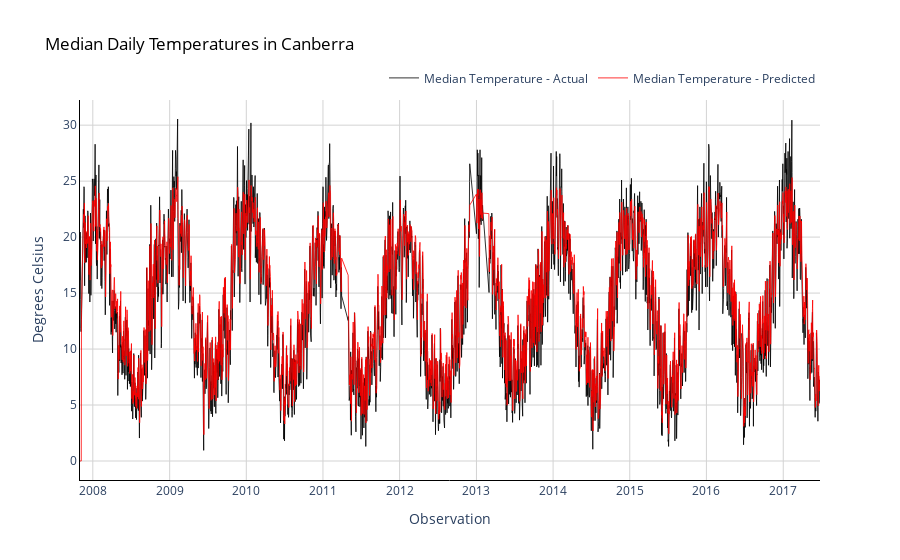

The code cell stored with this chart in its notebook:
### Markdown cell above
##### VIsualize the Actual vs Predicted

### Code cell
fig = go.Figure()
fig.add_trace(go.Scatter(x=dfCan['Date'],
                         y=dfCan['MedTemp'],
                         mode='lines',
                         name='Median Temperature - Actual',
                         opacity=0.8,
                         line=dict(color='black', width=1)
                        ))
fig.add_trace(go.Scatter(x=dfCan['Date'],
                         y=dfCan['MedTemp_prediction'],
                         mode='lines',
                         name='Median Temperature - Predicted',
                         opacity=0.8,
                         line=dict(color='red', width=1)
                        ))


# Change chart background color
fig.update_layout(dict(plot_bgcolor = 'white'))

# Update axes lines
fig.update_xaxes(showgrid=True, gridwidth=1, gridcolor='lightgrey', 
                 zeroline=True, zerolinewidth=1, zerolinecolor='lightgrey', 
                 showline=True, linewidth=1, linecolor='black',
                 title='Observation'
                )

fig.update_yaxes(showgrid=True, gridwidth=1, gridcolor='lightgrey', 
                 zeroline=True, zerolinewidth=1, zerolinecolor='lightgrey', 
                 showline=True, linewidth=1, linecolor='black',
                 title='Degrees Celsius'
                )

# Set figure title
fig.update_layout(title=dict(text="Median Daily Temperatures in Canberra", 
                             font=dict(color='black')),
                  legend=dict(orientation="h", yanchor="bottom", y=1.02, xanchor="right", x=1)
                 )

fig.show()

### Figure 1 — Plotly figure (JSON) as saved in the notebook; plotly's stock layout.template omitted (floating-point values rounded to 4 significant figures; data arrays with more than 128 entries replaced by an {"elided": "..."} marker saying what was removed)
{"data": [{"line": {"color": "black", "width": 1}, "mode": "lines", "name": "Median Temperature - Actual", "opacity": 0.8, "type": "scatter", "x": {"elided": "3428 str values"}, "y": {"elided": "3428 float values"}}, {"line": {"color": "red", "width": 1}, "mode": "lines", "name": "Median Temperature - Predicted", "opacity": 0.8, "type": "scatter", "x": {"elided": "3428 str values"}, "y": {"elided": "3428 float values"}}], "layout": {"legend": {"orientation": "h", "x": 1, "xanchor": "right", "y": 1.02, "yanchor": "bottom"}, "plot_bgcolor": "white", "title": {"font": {"color": "black"}, "text": "Median Daily Temperatures in Canberra"}, "xaxis": {"gridcolor": "lightgrey", "gridwidth": 1, "linecolor": "black", "linewidth": 1, "showgrid": true, "showline": true, "title": {"text": "Observation"}, "zeroline": true, "zerolinecolor": "lightgrey", "zerolinewidth": 1}, "yaxis": {"gridcolor": "lightgrey", "gridwidth": 1, "linecolor": "black", "linewidth": 1, "showgrid": true, "showline": true, "title": {"text": "Degrees Celsius"}, "zeroline": true, "zerolinecolor": "lightgrey", "zerolinewidth": 1}}}
